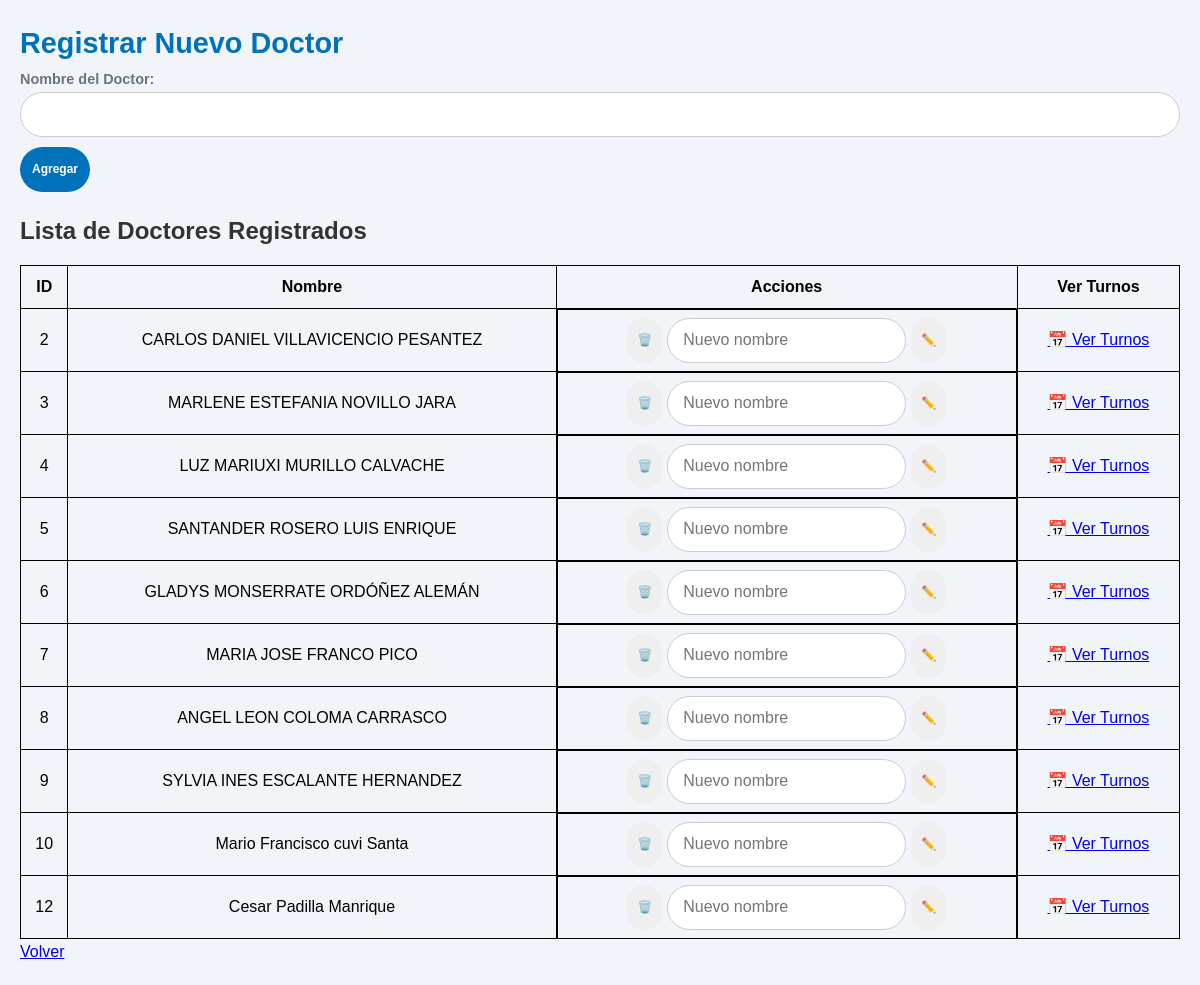
The page /nuevo_doctor on the database its author committed.
### app.py (models this page shows)
class Doctor(db.Model):
    id = db.Column(db.Integer, primary_key=True)
    name = db.Column(db.String(100), nullable=False, unique=True)

### app.py (the view, shortened to what this page needs)
@app.route('/nuevo_doctor', methods=['GET', 'POST'])
def nuevo_doctor():
    doctores = Doctor.query.all()
    return render_template('nuevo_doctor.html', doctores=doctores)

### templates/nuevo_doctor.html (shortened to what this page needs)
<!DOCTYPE html>
<html lang="es">
<head>
    <link rel="stylesheet" href="{{ url_for('static', filename='styles.css') }}">
</head>
<body>
    <h1>Registrar Nuevo Doctor</h1>
    <form action="{{ url_for('nuevo_doctor') }}" method="POST">
        <label for="nombre">Nombre del Doctor:</label>
        <input type="text" id="nombre" name="nombre" required>
        <button class="agregar">Agregar</button>
    </form>
    <h2>Lista de Doctores Registrados</h2>
    <table>
        <thead>
            <tr>
                <th>ID</th>
                <th>Nombre</th>
                <th>Acciones</th>
                <th>Ver Turnos</th>
            </tr>
        </thead>
        <tbody>
            {% for doctor in doctores %}
            <tr>
                <td>{{ doctor.id }}</td>
                <td>{{ doctor.name }}</td>
                <td class="acciones">
                    <form action="{{ url_for('eliminar_doctor', id=doctor.id) }}" method="POST">
                        <button type="submit" onclick="return confirm('¿Estás seguro de eliminar este doctor?')">🗑️</button>
                    </form>
                    <form action="{{ url_for('editar_doctor', id=doctor.id) }}" method="POST">
                        <input type="text" name="nuevo_nombre" placeholder="Nuevo nombre" required>
                        <button type="submit">✏️</button>
                    </form>
                </td>
                <td>
                    <a href="{{ url_for('index', doctor_id=doctor.id) }}">📅 Ver Turnos</a>
                </td>
            </tr>
            {% else %}
            <tr>
                <td colspan="3">No hay doctores registrados.</td>
            </tr>
            {% endfor %}
        </tbody>
    </table>
    <a href="{{ url_for('index') }}">Volver</a>
</body>
</html>

### static/styles.css (style rules this page uses)
:root { --primary-color: #0072BC; --secondary-color: #6c757d; --success-color: #28a745; --danger-color: #DC3545; --light-color: #f8f9fa; --dark-color: #343a40; --border-radius: 5px; --box-shadow: 0 2px 10px rgba(0, 0, 0, 0.1); --input-radius: 25px; }
body { font-family: "Trebuchet MS", "Arial", sans-serif; font-size: 16px; background-color: #f1f5f9; margin: 0; padding: 20px; line-height: 1.6; }
h1 { font-size: 1.8rem; color: var(--primary-color); margin: 0; }
h2 { font-size: 1.5rem; color: #333; margin-bottom: 15px; }
label { font-weight: bold; color: var(--secondary-color); font-size: 0.9rem; }
select, input { width: 100%; padding: 10px 15px; border: 1px solid #ccc; border-radius: var(--input-radius); font-size: 1rem; box-sizing: border-box; height: 45px; }
button, .btn { display: inline-flex; align-items: center; justify-content: center; gap: 8px; padding: 10px 15px; border: none; border-radius: var(--input-radius); font-size: 1rem; cursor: pointer; transition: all 0.3s ease; text-decoration: none; height: 45px; font-weight: bold; }
.agregar { background-color: var(--primary-color); color: white; grid-column: 1 / -1; padding: 12px; margin-top: 10px; }

### templates/nuevo_doctor.html (style rules this page uses)
table { width: 100%; border-collapse: collapse; }
th, td { border: 1px solid black; padding: 8px; text-align: center; }
.acciones { display: flex; gap: 5px; justify-content: center; }
.acciones form { display: flex; gap: 5px; align-items: center; }
button { padding: 5px 10px; font-size: 12px; cursor: pointer; }

### rows shown on the page
Doctor: id "2", name "CARLOS DANIEL VILLAVICENCIO PESANTEZ"
Doctor: id "3", name "MARLENE ESTEFANIA NOVILLO JARA"
Doctor: id "4", name "LUZ MARIUXI MURILLO CALVACHE"
Doctor: id "5", name "SANTANDER ROSERO LUIS ENRIQUE"
Doctor: id "6", name "GLADYS MONSERRATE ORDÓÑEZ ALEMÁN"
Doctor: id "7", name "MARIA JOSE FRANCO PICO"
Doctor: id "8", name "ANGEL LEON COLOMA CARRASCO"
Doctor: id "9", name "SYLVIA INES ESCALANTE HERNANDEZ"
Doctor: id "10", name "Mario Francisco cuvi Santa"
Doctor: id "12", name "Cesar Padilla Manrique"
